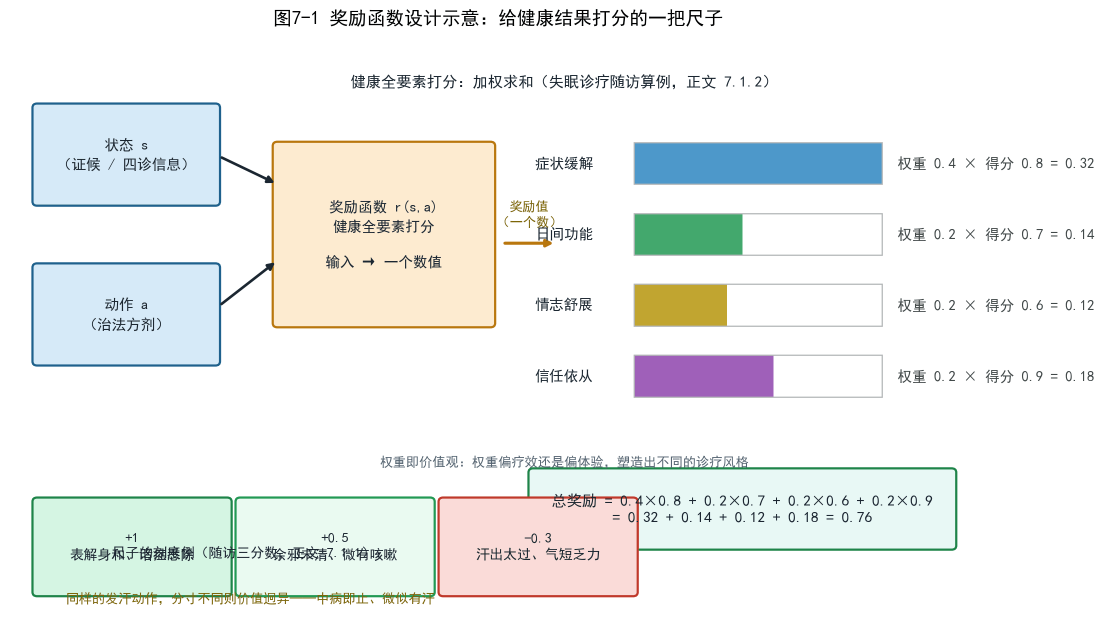
#> input picture drafts/cmrl/figures/ch07/fig7-1.gif, 2208 x 1243 px (shown at 1/2 size)
$ python -i verify_color.py   (imports and definitions only)
#> lines starting #> are read from the running program, lines starting #| are printed output that depends on the picture
# -*- coding: utf-8 -*-
"""彩色像素占比校验：图注颜色对齐后，每幅图彩色像素占比 <5%。
判定：HSV 饱和度 S>0.12 且亮度 V>0.15 的像素视为彩色像素。
用法：python verify_color.py [目录...]  默认校验 ch07~ch10
"""
import os
import sys
from PIL import Image

ROOT = os.path.dirname(os.path.abspath(__file__))
CHS = ['ch07', 'ch08', 'ch09', 'ch10'] if len(sys.argv) < 2 else sys.argv[1:]


def sat_ratio(path, s_th=0.12, v_min=0.15):
#> called with path = 'ch07/fig7-1.gif', s_th = 0.12, v_min = 0.15
    im = Image.open(path).convert('RGB')
#> im is the input picture: PIL image 2208x1243 RGB; mean R, G, B 237.7, 240.5, 238.6
    im = im.resize((im.width // 2, im.height // 2))
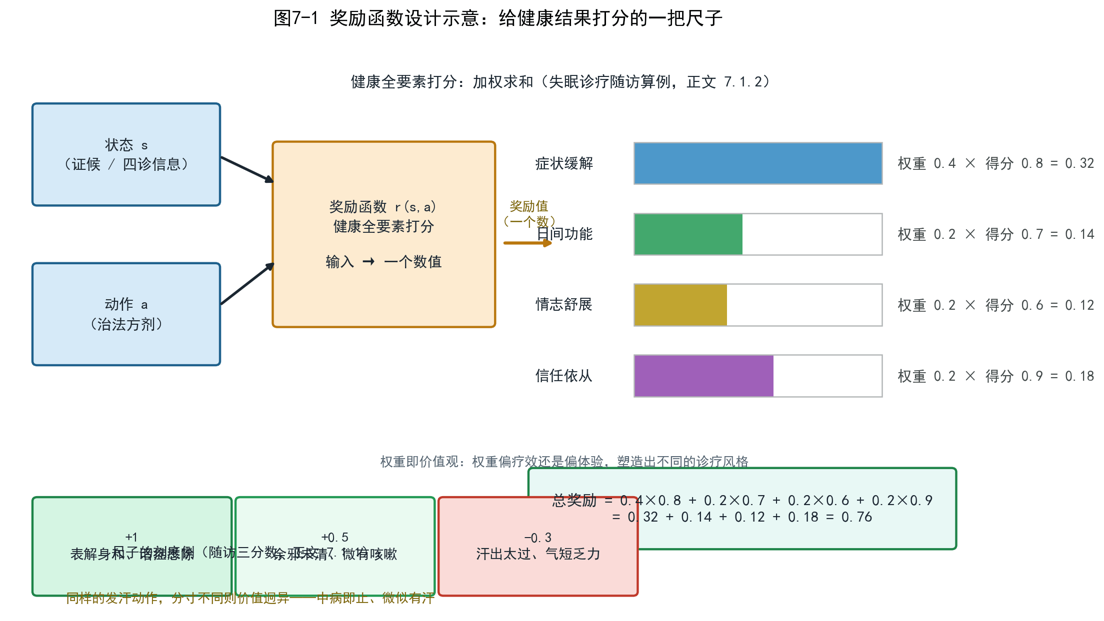
#> im: PIL image 1104x621 RGB; mean R, G, B 237.6, 240.4, 238.5
    hsv = im.convert('HSV')
#> hsv: PIL image 1104x621 HSV; mean H, S, V 30.6, 16.4, 245.3
    px = list(hsv.getdata())
#> px = 685584 items
    total = len(px)
#> total = 685584
    color = sum(1 for h, s, v in px if s > s_th * 255 and v > v_min * 255)
#> color = 154825
    return 100.0 * color / total


def main():
    fails = []
    for ch in CHS:
        d = os.path.join(ROOT, ch)
        if not os.path.isdir(d):
            print('SKIP', ch, '(no dir)')
            continue
        for f in sorted(os.listdir(d)):
            if not f.endswith('.png'):
                continue
            p = os.path.join(d, f)
            r = sat_ratio(p)
            flag = 'PASS' if r < 5.0 else 'FAIL'
            if r >= 5.0:
                fails.append((ch, f, r))
            print('%s %s/%s sat=%.2f%%' % (flag, ch, f, r))
    if fails:
        print('FAIL:', fails)
        sys.exit(1)
    print('VERDICT: ALL PASS (<5%)')


# [2 lines not run here, left out]

>>> result = sat_ratio('ch07/fig7-1.gif')
#> result = 22.58
